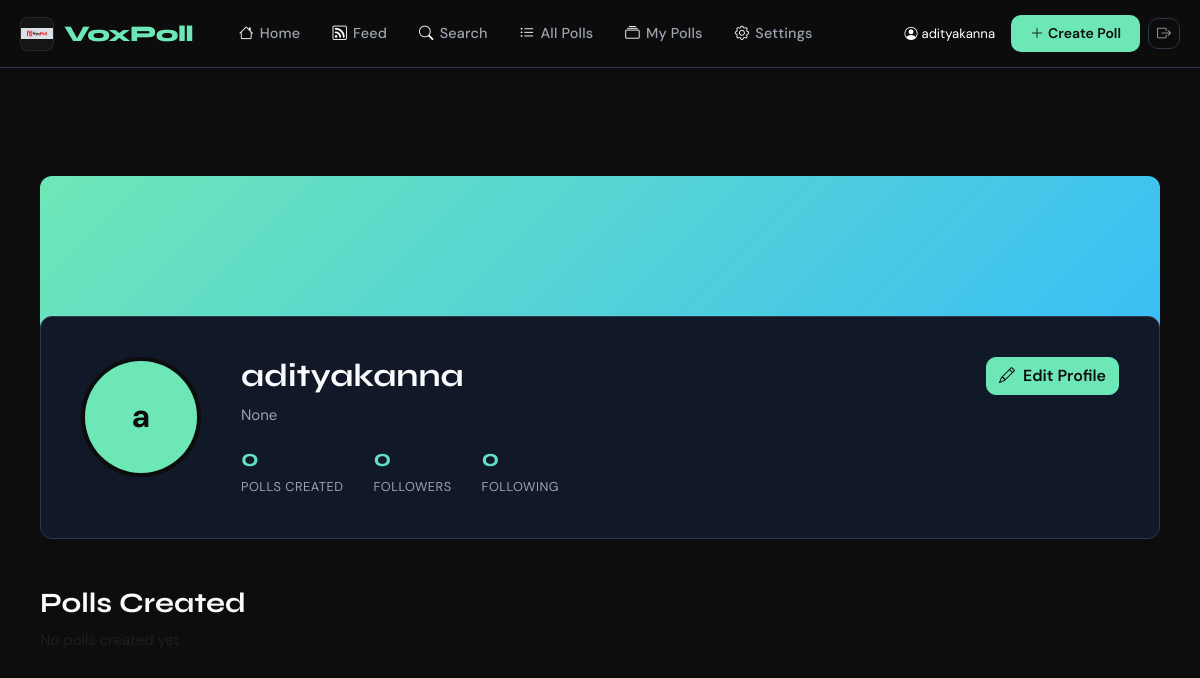
Before: /profile/user/9/ (signed in) with the older database file.
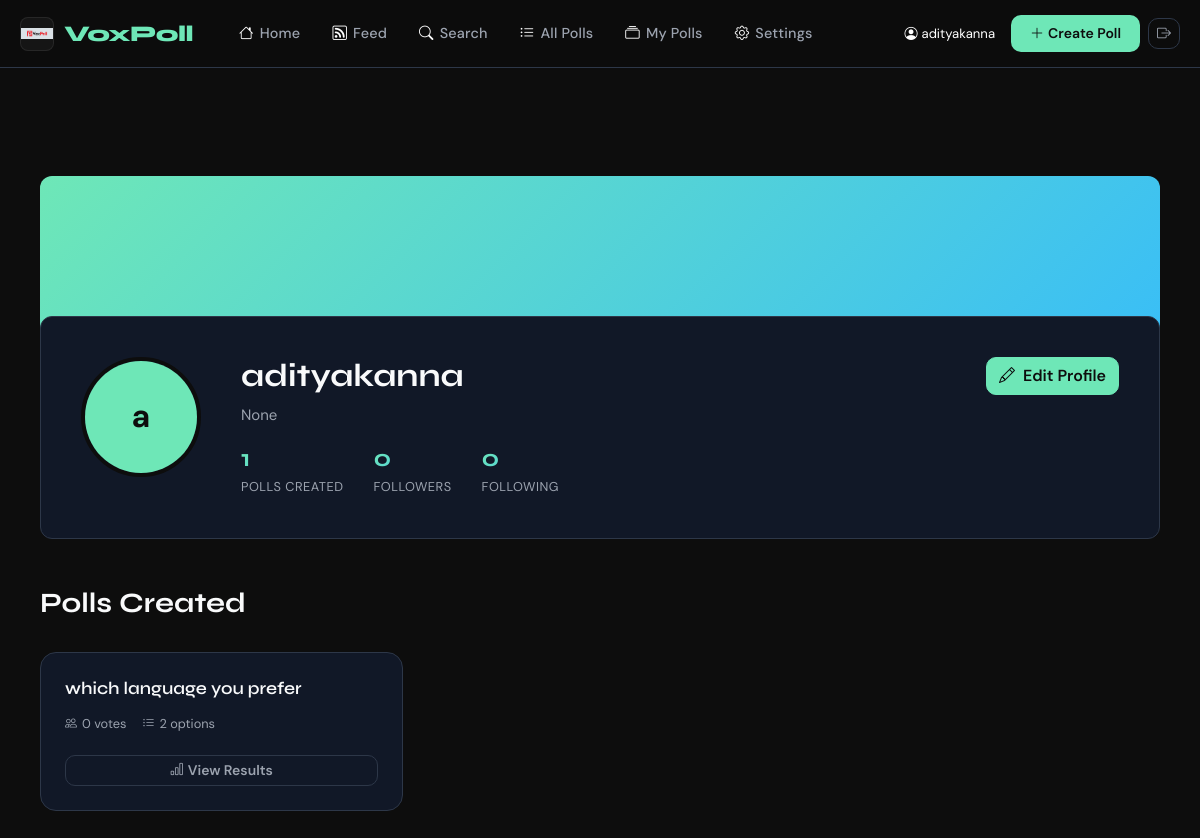
After: the same page with the newer database file.
### polls/models.py (models this page shows, shortened)
class Poll(models.Model):
    question = models.CharField(max_length=500)
    description = models.TextField(blank=True, null=True)
    created_by = models.ForeignKey(User, on_delete=models.CASCADE, related_name='polls', null=True, blank=True)
    created_by_organization = models.ForeignKey('organizations.Organization', on_delete=models.CASCADE, related_name='polls', null=True, blank=True)
    created_at = models.DateTimeField(auto_now_add=True)
    updated_at = models.DateTimeField(auto_now=True)
    expires_at = models.DateTimeField(null=True, blank=True)
    is_closed = models.BooleanField(default=False)
    class Meta:
        ordering = ['-created_at']
    def total_votes(self):
        return Vote.objects.filter(poll=self).count()

### organizations/views.py (the view)
# urls.py: path('profile/user/<int:user_id>/', views.user_profile, name='user_profile'),
@login_required
def user_profile(request, user_id):
    user = get_object_or_404(User, id=user_id)
    profile = UserProfile.objects.get_or_create(user=user)[0]
    user_polls = Poll.objects.filter(created_by=user)
    is_following = Follow.objects.filter(follower_user=request.user, following_user=user).exists()
    follower_count = Follow.objects.filter(following_user=user).count()
    following_count = Follow.objects.filter(follower_user=user).count()
    context = {
        'profile_user': user,
        'user_profile': profile,
        'user_polls': user_polls,
        'is_following': is_following,
        'follower_count': follower_count,
        'following_count': following_count,
        'can_edit': request.user == user,
    }
    return render(request, 'organizations/user_profile.html', context)

### accounts/privacy.py (called while the page is built)
    def __call__(self, request):
        request.can_view_profile = self.can_view_profile
        request.can_view_followers = self.can_view_followers
        request.can_view_following = self.can_view_following
        request.can_view_voting_activity = self.can_view_voting_activity
        response = self.get_response(request)
        return response

### templates/organizations/user_profile.html (shortened to what this page needs)
{% extends 'base.html' %}
{% block content %}
<div class="profile-wrapper">
    <div class="container">
        <div class="profile-header">
            <div class="profile-cover"></div>
            <div class="profile-info">
                <div class="profile-avatar">
                    {% if user_profile.profile_picture %}
                        <img src="{{ user_profile.profile_picture.url }}" alt="{{ profile_user.username }}">
                    {% else %}
                        <div class="avatar-placeholder-large">{{ profile_user.username|first }}</div>
                    {% endif %}
                </div>
                <div class="profile-details">
                    <h1>{{ profile_user.username }}</h1>
                    <p class="profile-bio">{{ user_profile.bio }}</p>
                    <div class="profile-stats">
                        <div class="stat-item">
                            <div class="stat-value">{{ user_polls.count }}</div>
                            <div class="stat-label">Polls Created</div>
                        </div>
                        <div class="stat-item">
                            <a href="{% url 'followers_list' profile_user.id %}">
                                <div class="stat-value">{{ follower_count }}</div>
                                <div class="stat-label">Followers</div>
                            </a>
                        </div>
                        <div class="stat-item">
                            <a href="{% url 'following_list' profile_user.id %}">
                                <div class="stat-value">{{ following_count }}</div>
                                <div class="stat-label">Following</div>
                            </a>
                        </div>
                    </div>
                </div>
                <div class="profile-actions">
                    {% if can_edit %}
                    <a href="{% url 'edit_user_profile' %}" class="btn btn-primary">
                        <i class="bi bi-pencil me-2"></i>Edit Profile
                    </a>
                    {% endif %}
                </div>
            </div>
        </div>
        <div class="mt-5">
            <h3>Polls Created</h3>
            {% if user_polls %}
            <div class="row g-3 mt-3">
                {% for poll in user_polls %}
                <div class="col-md-6 col-lg-4">
                    <div class="poll-card">
                        <div class="poll-question">{{ poll.question }}</div>
                        <div class="poll-meta">
                            <span class="poll-meta-item"><i class="bi bi-people"></i>{{ poll.total_votes }} votes</span>
                            <span class="poll-meta-item"><i class="bi bi-list-ul"></i>{{ poll.options.count }} options</span>
                        </div>
                        <a href="{% url 'results' poll.id %}" class="btn btn-outline-secondary btn-sm w-100">
                            <i class="bi bi-bar-chart me-1"></i>View Results
                        </a>
                    </div>
                </div>
                {% endfor %}
            </div>
            {% else %}
            <p class="text-muted">No polls created yet</p>
            {% endif %}
        </div>
    </div>
</div>
{% endblock %}

Changed rows visible on the page:
added Poll: question "which language you prefer", total_votes "0", options.count "2"
Other visible differences:
{{ user_polls.count }}: "0" → "1"
